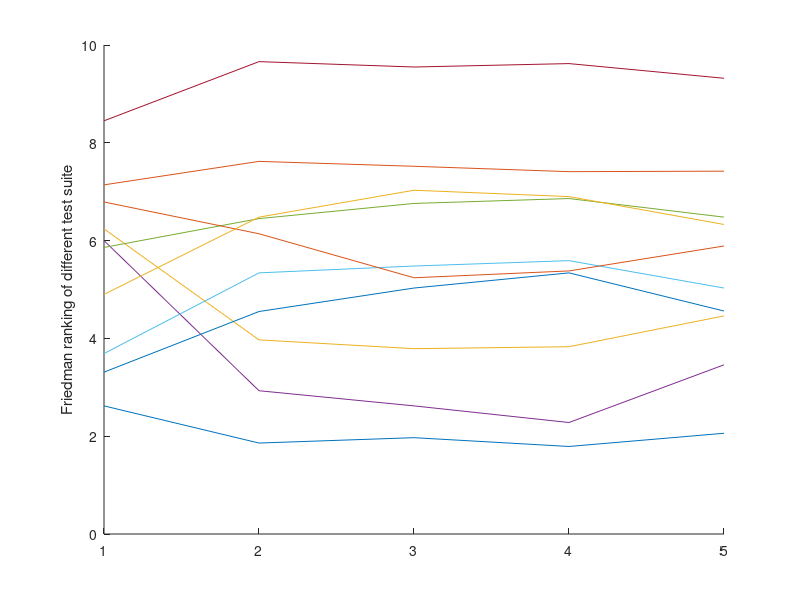

MATLAB code to generate this figure: (Note: this script raises an error after producing the figure.)
clc
clear
close all

A=[2.62 	1.86 	1.97 	1.79 	2.06 
7.14 	7.62 	7.52 	7.41 	7.42 
6.24 	3.97 	3.79 	3.83 	4.46 
6.00 	2.93 	2.62 	2.28 	3.46 
5.86 	6.45 	6.76 	6.86 	6.48 
3.69 	5.34 	5.48 	5.59 	5.03 
8.45 	9.66 	9.55 	9.62 	9.32 
3.31 	4.55 	5.03 	5.34 	4.56 
6.79 	6.14 	5.24 	5.38 	5.89 
4.90 	6.48 	7.03 	6.90 	6.33 
];
%几种情况
NNNNN=5;
x=[1:5];
%% 图片尺寸设置（单位：厘米）
figureUnits = 'centimeters';
figureWidth = 25;
figureHeight = 14;
%% 窗口设置
figureHandle = figure;
set(gcf, 'Units', figureUnits, 'Position', [3 3 figureWidth figureHeight]); % define the new figure dimensions
hold on
p = plot(x,A);
% hTitle = title('Line Plot');
% hXLabel = xlabel('XAxis');
hYLabel = ylabel('Friedman ranking of different test suite');

% 线条属性调整
MarkerL = {'o','^','s','d','v','o','^','s','d','v','o','^','s','d'};
AA=slanCL(824,1:12);
 mycolor  =AA;
%    mycolor = [0.2 0.2 0.6;... %深蓝色
%        1 0 0;... %红色
%   0.5 0.5 0.2;...%深黄色
%         0.9 0.2 0.6;... %红紫色
%         0.1 0.8 0.4;...%蓝绿色
%        0.4 0.4 0.7;...%灰蓝色
%         0.4,0.8,0.1;...%绿黄色
%         0.9,0.6,0.2;...%橙黄色
%         0.7,0.7,0.7;%浅灰色
%          0.8,0.1,0.4;];  %设置一个颜色库
% AA=slanCL(1808,1:12);
%  mycolor  =AA;
%       mycolor  = [0.3059    0.4745    0.6549
%     0.9490    0.5569    0.1686
%     0.8824    0.3412    0.3490
%     0.4627    0.7176    0.6980
%     0.3490    0.6314    0.3098
%     0.9294    0.7882    0.2824
%     0.6902    0.4784    0.6314
%     1.0000    0.6157    0.6549
%     0.6118    0.4588    0.3725
%     0.7294    0.6902    0.6745];
for i = 1:10
    set(p(i),'LineStyle','-','Marker',MarkerL{i},'LineWidth',2,'color',mycolor(i,:))
end
% 坐标区属性调整
set(gca, 'Box', 'off', ...                                % 边框
         'LineWidth', 1,...                               % 线宽
         'XGrid', 'off', 'YGrid', 'on', ...               % 网格
         'TickDir', 'out', 'TickLength', [.01 .01], ...   % 刻度
         'XMinorTick', 'off', 'YMinorTick', 'off', ...    % 小刻度
         'XColor', [.1 .1 .1],  'YColor', [.1 .1 .1])     % 坐标轴颜色
% 坐标轴刻度调整
set(gca, 'XTick', 1:1:NNNNN,  'YTick', 1:1:10,...            % 刻度位置、间隔
         'Xlim' ,[1 NNNNN],'Ylim' ,[1 10], ...                % 坐标轴范围
         'Xticklabel',{ 'CEC17(D=10)', 'CEC17(D=30)', 'CEC17(D=50)', 'CEC17(D=100)','Average Ranking '},...                         % X坐标轴刻度标签
         'Yticklabel',{1:1:NNNNN})                          % Y坐标轴刻度标签
      set(gca,'XTickLabelRotation',20);
% Legend
hLegend = legend(p, ...
                'MRIME-CD', 'RIME','EO','SAO','ACGRIME','IRIME', 'TERIME','EOSMA','RDGMVO','MTVSCA',...
                 'Location', 'north');
             legend('NumColumns',6);
% Legend位置微调 
P = hLegend.Position;
hLegend.Position = P + [0.01 0.03 0 0];
% 字体和字号
set(gca, 'FontName', 'Arial', 'FontSize', 12)
% 背景颜色
set(gcf,'Color',[1 1 1])

%% 图片输出
figW = figureWidth;
figH = figureHeight;
set(figureHandle,'PaperUnits',figureUnits);
set(figureHandle,'PaperPosition',[3 3 figW figH]);
fileout = '对比算法对比结果';
print(figureHandle,[fileout,'.tiff'],'-r600','-dtiff');
